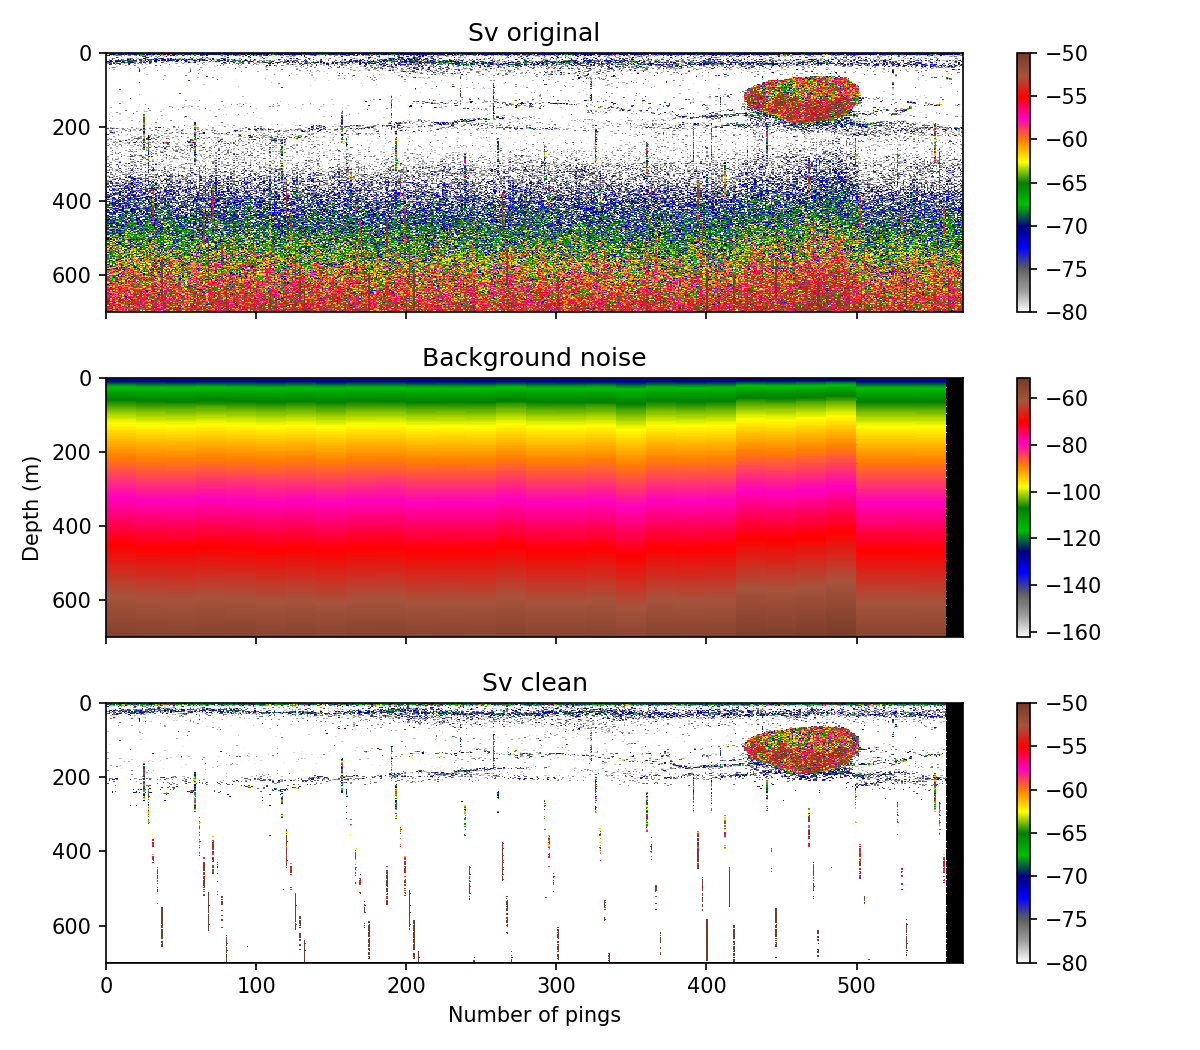

The script that saved this image:
#!/usr/bin/env python3
"""
Example cleaning background noise.
"""

__authors__ = ['Alejandro Ariza'
               ]
 
#------------------------------------------------------------------------------
# import modules
import os
import numpy as np
import matplotlib.pyplot as plt
from echolab2.instruments import EK60
from echopy.utils import transform as tf
from echopy.processing import get_background as gBN
from echopy.processing import mask_signal2noise as mSN
from echopy.plotting.cmaps import cmaps

#------------------------------------------------------------------------------
# load rawfile
path = os.path.abspath(os.path.join(os.path.dirname(__file__), '..', 'data'))
rawfile = os.path.join(path, 'JR230-D20091215-T121917.raw')
ek60    = EK60.EK60()
ek60.read_raw(rawfile)

#------------------------------------------------------------------------------
# get 120 kHz data
raw120   = ek60.get_raw_data(channel_number=2)
alpha120 = raw120.absorption_coefficient[0]    # water absorption
Sv120    = np.transpose(raw120.get_Sv().data)  # Sv array
t120     = raw120.get_Sv().ping_time           # time array
r120     = raw120.get_Sv().range               # range array
p120     = np.arange(len(t120))                # ping array
s120     = np.arange(len(r120))                # sample array

#------------------------------------------------------------------------------
# get background noise estimation, resampling at 5x20 (samples x pings) bins
bn120, m120bn_ = gBN.derobertis(Sv120, s120, p120, 5, 20,
                                r120, alpha120, bgnmax=-125)

# Maximum background noise estimation is -125 dB

#------------------------------------------------------------------------------
# clean background noise from Sv
Sv120clean = tf.log(tf.lin(Sv120) - tf.lin(bn120))

# -----------------------------------------------------------------------------
# mask low signal-to-noise Sv samples
m120sn = mSN.derobertis(Sv120, bn120, thr=12)

# In this case, Sv samples 12 dB above the background noise estimation, or
# lower, will be masked. 

# -----------------------------------------------------------------------------
# use the mask to turn the Sv samples into "empty water" (-999)
Sv120clean[m120sn] = -999

#------------------------------------------------------------------------------
# Figures
plt.figure(figsize=(8,7))

# Sv original
plt.subplot(311).invert_yaxis()
plt.pcolormesh(p120, r120, Sv120, vmin=-80, vmax=-50, cmap=cmaps().ek500)
plt.tick_params(labelbottom=False)
plt.colorbar()
plt.title('Sv original')

# Background noise estimation
plt.subplot(312).invert_yaxis()
plt.pcolormesh(p120, r120, bn120, cmap=cmaps().ek500)
plt.tick_params(labelbottom=False)
plt.ylabel('Depth (m)')
plt.colorbar()
plt.title('Background noise')

# Sv after correcting for background noise
plt.subplot(313).invert_yaxis()
plt.pcolormesh(p120, r120, Sv120clean, vmin=-80, vmax=-50, cmap=cmaps().ek500)
plt.colorbar()
plt.xlabel('Number of pings')
plt.title('Sv clean')

# Show and save
plt.tight_layout()
plt.show()
# plt.savefig('cleaning_background.png', figsize=(8,7), dpi=150)